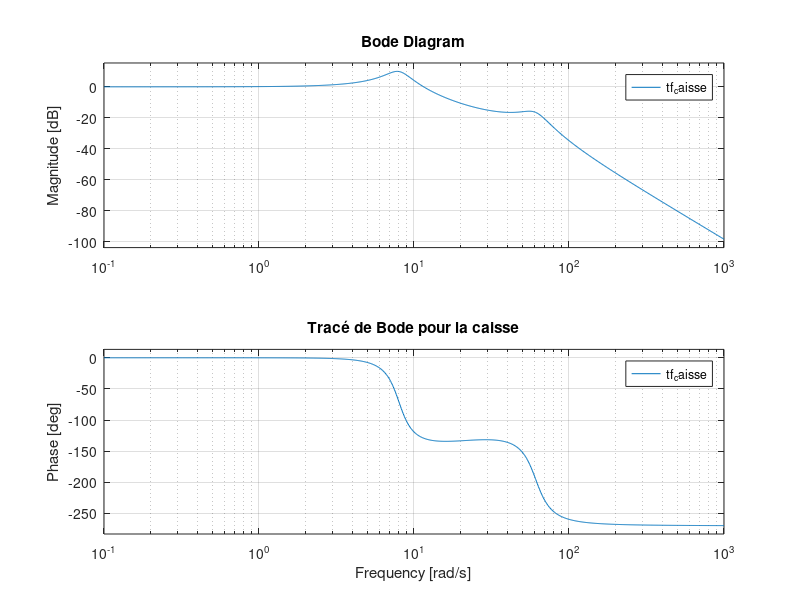
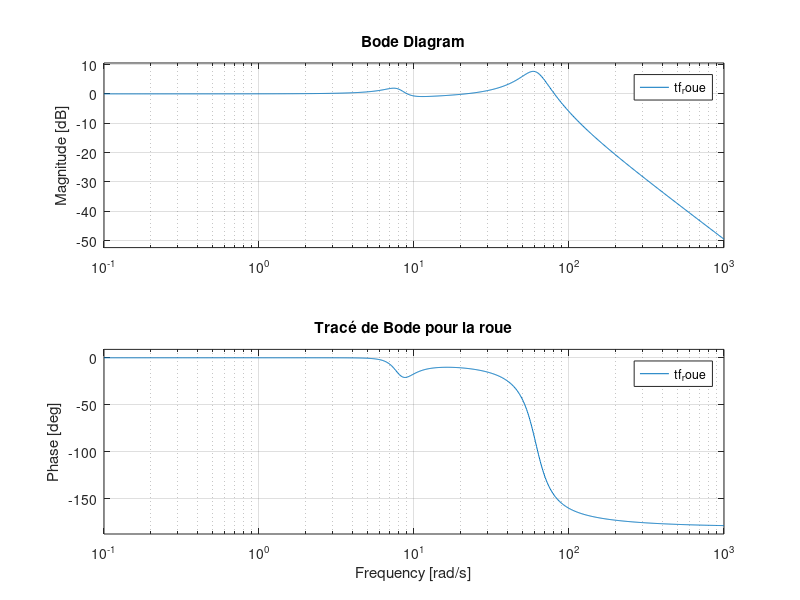
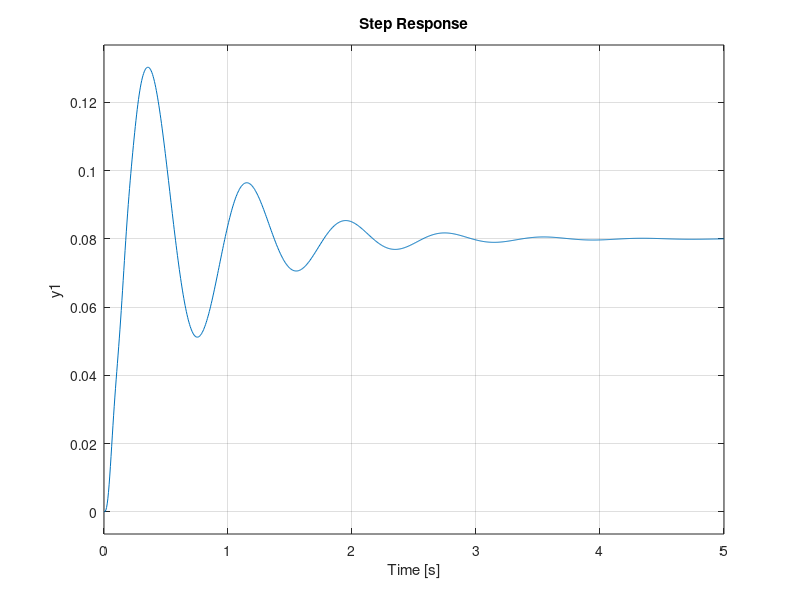

These charts were generated, in order, by the following MATLAB code: (Note: this script raises an error after producing the figures.)
% -------------------------------------------------------------------------
% ********** BE COMMANDE OPTIMALE - SUSPENSION SEMI-ACTIVE/ACTIVE *********
% ****************** Lenny LAFFARGUE & Yiannis MANZO **********************
% -------------------------------------------------------------------------
%% Paramétrages
clear all
close all
clc

% *************************************************************************
% PARTIE 1 - ETABLISSEMENT DU MODELE **************************************
% *************************************************************************
%% Constantes
Ms = 280;
Mu = 45;
Ks = 20000;
Kt = 150000;
Cs = 1000;
Ct = 0.0;
%% Représentation d'état
A = [0 1 0 -1 ; -Ks/Ms -Cs/Ms 0 Cs/Ms ; 0 0 0 1 ; Ks/Mu Cs/Mu -Kt/Mu -(Cs+Ct)/Mu];
B = [0 ; 1/Ms ; 0 ; -1/Mu];
E = [0 ; 0 ; -1 ; Ct/Mu];
C = [0 1 0 0 ; 0 0 0 1];
D = [0];

% *************************************************************************
% PARTIE 2 - ANALYSE EN BOUCLE OUVERTE ************************************
% *************************************************************************
%% Création des espaces d'état & fonctions de transfert 
ss_caisse = ss(A,E,C(1,:),D);
ss_roue = ss(A,E,C(2,:),D);
tf_caisse = tf(ss_caisse)
tf_roue = tf(ss_roue)
%% Tracés de Bode
figure(1), bode(tf_caisse), title("Tracé de Bode pour la caisse")
figure(2), bode(tf_roue), title("Tracé de Bode pour la roue")
%% Etude du comportement de la caisse & de la roue à l'encontre d'un trottoir de 8 cm
figure(3)
% ***** Caisse *****
step(0.08*tf_caisse)
info_caisse = stepinfo(0.08*tf_caisse,'SettlingTime',0.05);
ts_caisse = info_caisse.SettlingTime    % Affichage du temps d'établissementg à 95%
over_caisse = info_caisse.Overshoot     % Affichage de l'overshoot (en %)
hold on
% ***** Roue *****
step(0.08*tf_roue)
info_roue = stepinfo(0.08*tf_roue,'SettlingTime',0.05);
ts_roue = info_roue.SettlingTime        % Affichage du temps d'établissementg à 95%
over_roue = info_roue.Overshoot         % Affichage de l'overshoot (en %)
title("Réponses de la caisse et de la roue à un échelon de 0.08 (trottoir de 8cm)")
legend('caisse','roue');

% *************************************************************************
% PARTIE 4.1 - LQR - ESTIMATION DES COEFFS DE Q ***************************
% *************************************************************************
%% Matrices pour la commande LQR
q1 = 4*10^8;
q2 = 1*10^6;
q3 = 2.25*10^10;
q4 = 0;
Q = diag([q1,q2,q3,q4]);
N = 0;
R = 1;
%% Récupération du gain LQ
[K,S,e] = lqr(A,B,Q,R,N);
%% Espace d'état & fonction de transfert associés
A_LQ = A-B*K;
B_LQ = E;
C_LQ = C;
D_LQ = 0;
ss_caisse_LQ = ss(A_LQ,B_LQ,C_LQ(1,:),D_LQ);
ss_roue_LQ = ss(A_LQ,B_LQ,C_LQ(2,:),D_LQ);
tf_caisse_LQ = tf(ss_caisse_LQ)
tf_roue_LQ = tf(ss_roue_LQ)
%% Tracés de Bode - comparaison
figure(4), bode(tf_caisse_LQ), title("Tracé de Bode pour la caisse - LQR version 1")
figure(5), bode(tf_roue_LQ), title("Tracé de Bode pour la roue - LQR version 1")
%% Réponses à un échelon de 0.08 (trottoir de 8cm)
figure(6)
% ***** Caisse *****
step(0.08*tf_caisse_LQ)
info_caisse_LQ = stepinfo(0.08*tf_caisse_LQ,'SettlingTime',0.05);
ts_caisse_LQ = info_caisse_LQ.SettlingTime    % Affichage du temps d'établissementg à 95%
over_caisse_LQ = info_caisse_LQ.Overshoot     % Affichage de l'overshoot (en %)
hold on
% ***** Roue *****
step(0.08*tf_roue_LQ)
info_roue_LQ = stepinfo(0.08*tf_roue_LQ,'SettlingTime',0.05);
ts_roue_LQ = info_roue_LQ.SettlingTime        % Affichage du temps d'établissementg à 95%
over_roue_LQ = info_roue_LQ.Overshoot         % Affichage de l'overshoot (en %)
title("Réponses de la caisse et de la roue à un échelon de 0.08 (trottoir de 8cm)")
legend('caisse','roue');

% *************************************************************************
% PARTIE 4.2 - LQR - AMELIORATION DES COEFFS DE Q *************************
% *************************************************************************
%% Optimisation de q1 - Diminution de la déflexion de l'amortisseur
figure(7)
for i=1:10:100
    q1_var = i*4*10^8;
    Q_var = diag([q1_var,q2,q3,q4]);
    [K_var,S_var,e_var] = lqr(A,B,Q_var,R,N);
    A_LQ_var = A-B*K_var;
    ss_caisse_LQ_var = ss(A_LQ_var,B_LQ,C_LQ(1,:),D_LQ);
    tf_caisse_LQ_var = tf(ss_caisse_LQ_var);
    hold on
    step(tf_caisse_LQ_var*0.08);
    title('Optimisation de q1 - Deflexion - Sur caisse');
    legend show
end
%% Optimisation de q2 - Amélioration du confort passager
figure(8)
for i=1:10:100
    q2_var = i*1*10^6;
    Q_var = diag([q1,q2_var,q3,q4]);
    [K_var,S_var,e_var] = lqr(A,B,Q_var,R,N);
    A_LQ_var = A-B*K_var;
    ss_caisse_LQ_var = ss(A_LQ_var,B_LQ,C_LQ(1,:),D_LQ);
    tf_caisse_LQ_var = tf(ss_caisse_LQ_var);
    hold on
    step(tf_caisse_LQ_var*0.08);
    title('Optimisation de q2 - Confort passager - Sur caisse');
end
%% Optimisation de q3 - Amélioration de la tenue de route
figure(9)
for i=1:10:100
    q3_var = i*2.25*10^10;
    Q_var = diag([q1,q2,q3_var,q4]);
    [K_var,S_var,e_var] = lqr(A,B,Q_var,R,N);
    A_LQ_var = A-B*K_var;
    ss_roue_LQ_var = ss(A_LQ_var,B_LQ,C_LQ(2,:),D_LQ);
    tf_roue_LQ_var = tf(ss_roue_LQ_var);
    hold on
    step(tf_roue_LQ_var*0.08);
    title('Optimisation de q3 - Tenue de route - Sur roue');
end
%% Coefficients qi retenus
q1_var = 10*4*10^8;
q2_var = 30*1*10^6;
q3_var = 100*2.25*10^10;
Q_var = diag([q1_var,q2_var,q3_var,q4]);
%% Commande LQR & nouvelles fonctions de transfert
[K_var,S_var,e_var] = lqr(A,B,Q_var,R,N);
A_LQ_var = A-B*K_var;
ss_caisse_LQ_var = ss(A_LQ_var,B_LQ,C_LQ(1,:),D_LQ);
tf_caisse_LQ_var = tf(ss_caisse_LQ_var)
ss_roue_LQ_var = ss(A_LQ_var,B_LQ,C_LQ(2,:),D_LQ);
tf_roue_LQ_var = tf(ss_roue_LQ_var)
%% Tracé de Bode
figure(10), bode(tf_caisse_LQ_var), title("Tracé de Bode pour la caisse - LQR version finale")
figure(11), bode(tf_roue_LQ_var), title("Tracé de Bode pour la roue - LQR version finale")
%% Réponses à un échelon de 0.08 (trottoir de 8cm)
figure(12)
step(tf_caisse_LQ_var*0.08);
info_caisse_LQ_var = stepinfo(0.08*tf_caisse_LQ_var,'SettlingTime',0.05);
ts_caisse_LQ_var = info_caisse_LQ_var.SettlingTime    % Affichage du temps d'établissementg à 95%
over_caisse_LQ_var = info_caisse_LQ_var.Overshoot     % Affichage de l'overshoot (en %)
hold on
step(tf_roue_LQ_var*0.08);
info_roue_LQ_var = stepinfo(0.08*tf_roue_LQ_var,'SettlingTime',0.05);
ts_roue_LQ_var = info_roue_LQ_var.SettlingTime        % Affichage du temps d'établissementg à 95%
over_roue_LQ_var = info_roue_LQ_var.Overshoot         % Affichage de l'overshoot (en %)
legend('caisse','roue');
title("Réponses de la caisse et de la roue à un échelon de 0.08 (trottoir de 8cm)")

